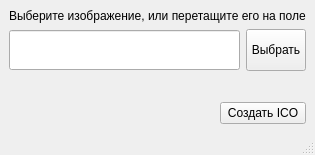
<?xml version="1.0" encoding="UTF-8"?>
<ui version="4.0">
 <class>MainWindow</class>
 <widget class="QMainWindow" name="MainWindow">
  <property name="geometry">
   <rect>
    <x>0</x>
    <y>0</y>
    <width>291</width>
    <height>155</height>
   </rect>
  </property>
  <property name="windowTitle">
   <string>Icon Maker</string>
  </property>
  <widget class="QWidget" name="centralwidget">
   <layout class="QGridLayout" name="gridLayout">
    <item row="0" column="0" colspan="3">
     <widget class="QLabel" name="label">
      <property name="text">
       <string>Выберите изображение, или перетащите его на поле</string>
      </property>
     </widget>
    </item>
    <item row="3" column="1" colspan="2">
     <widget class="QPushButton" name="pushButton_2">
      <property name="text">
       <string>Создать ICO</string>
      </property>
     </widget>
    </item>
    <item row="1" column="0" colspan="2">
     <widget class="QLineEdit" name="lineEdit">
      <property name="minimumSize">
       <size>
        <width>0</width>
        <height>40</height>
       </size>
      </property>
     </widget>
    </item>
    <item row="3" column="0">
     <spacer name="horizontalSpacer">
      <property name="orientation">
       <enum>Qt::Horizontal</enum>
      </property>
      <property name="sizeHint" stdset="0">
       <size>
        <width>178</width>
        <height>20</height>
       </size>
      </property>
     </spacer>
    </item>
    <item row="1" column="2">
     <widget class="QPushButton" name="pushButton">
      <property name="minimumSize">
       <size>
        <width>0</width>
        <height>42</height>
       </size>
      </property>
      <property name="maximumSize">
       <size>
        <width>60</width>
        <height>16777215</height>
       </size>
      </property>
      <property name="text">
       <string>Выбрать</string>
      </property>
     </widget>
    </item>
    <item row="2" column="1">
     <spacer name="verticalSpacer">
      <property name="orientation">
       <enum>Qt::Vertical</enum>
      </property>
      <property name="sizeHint" stdset="0">
       <size>
        <width>20</width>
        <height>40</height>
       </size>
      </property>
     </spacer>
    </item>
   </layout>
  </widget>
  <widget class="QMenuBar" name="menubar">
   <property name="geometry">
    <rect>
     <x>0</x>
     <y>0</y>
     <width>291</width>
     <height>21</height>
    </rect>
   </property>
  </widget>
  <widget class="QStatusBar" name="statusbar"/>
 </widget>
 <resources/>
 <connections/>
</ui>
